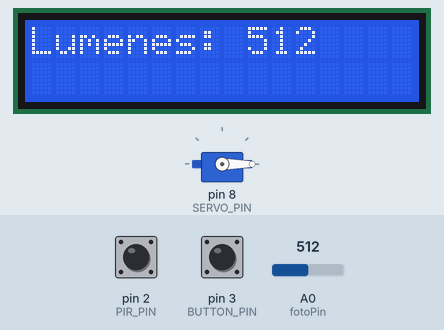
This sketch was run on a simulated Arduino Uno, built with avr-gcc and run on an emulated ATmega328P. On the bench: servo, 16×2 character LCD. The test bench sets the inputs (shaded band); at power-on: A0 (fotoPin) = 512, pin 3 (BUTTON_PIN) HIGH, pin 2 (PIR_PIN) HIGH. What the sketch prints to the serial monitor is not drawn.

Above: at 3.3 s.
3.4 s: A0 (fotoPin) set to 716
At 4.0 s:
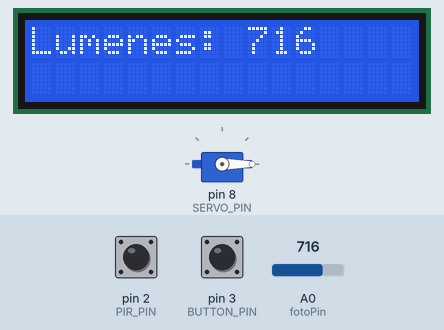
4.9 s: pin 3 (BUTTON_PIN) pulled LOW for 0.15 s
6.5 s: A0 (fotoPin) set to 900
At 7.7 s:
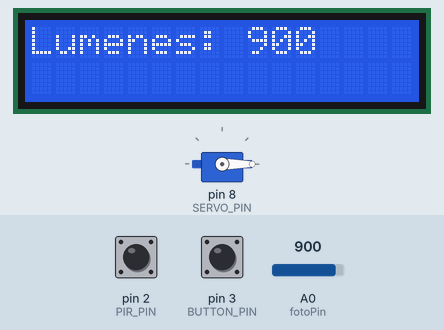
8.0 s: A0 (fotoPin) set to 1023
At 8.8 s:
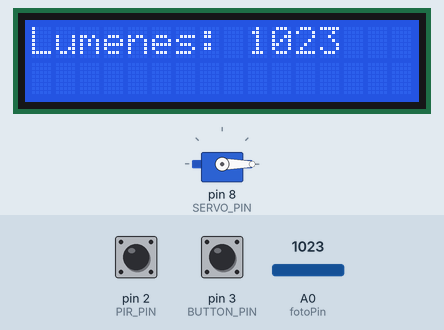
9.5 s: pin 2 (PIR_PIN) pulsed LOW 2 times (0.12 s each, 0.3 s apart)
At 11.0 s:
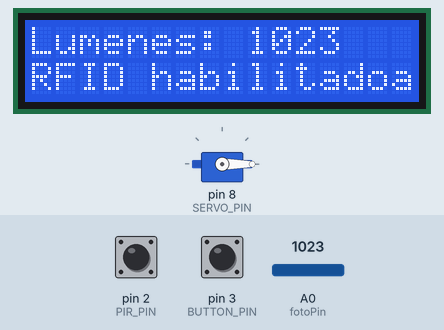
12.1 s: pin 2 (PIR_PIN) pulsed LOW 5 times (0.12 s each, 0.3 s apart)
At 15.0 s:
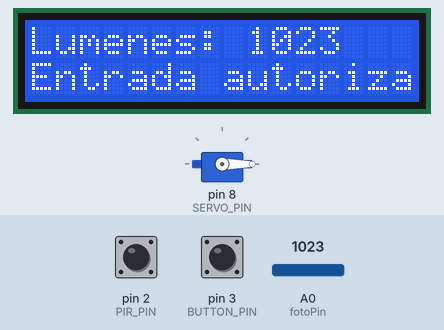
Timing chart, 0 to 16.1 s (numbered marks = the images above; inputs shaded):
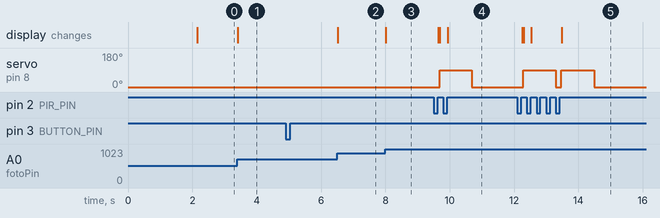

The sketch:

EjemploCompleto.ino
```cpp
/*
ARQUITECTURA DE COMPUTADORES Y ENSAMBLADORES 2
Ejemplo base by @Sebastian Valle
*/

// Librerías para RFID RC522
#include <SPI.h>
#include <MFRC522.h>
#include <Servo.h>
#include <LiquidCrystal_I2C.h>
#include <EEPROM.h>

#define RST_PIN  9 // Pin RC522
#define SS_PIN   10 // Pin RC522
#define PIR_PIN  2 // Sensor PIR
#define BUTTON_PIN 3 // Botón de chequeo
#define SERVO_PIN 8 // Servo de la talanquera
#define IR_PIN  4 // Sensor IR para salida

// Declaración de objetos
MFRC522 mfrc522(SS_PIN, RST_PIN); // RFID
Servo talanquera; // Servo
LiquidCrystal_I2C lcd(0x27, 16, 2); // LCD

// Variables
volatile bool enableRFID = false; // Activación del RFID
volatile bool esSeguro = false; // Salida segura
volatile bool talanqueraState = false; // Estado de la talanquera
volatile bool isEntry = false; // Verificar si es entrada o salida

const int fotoPin = A0; // Pin para el sensor de luz
unsigned long previousMillis = 0;
const long interval = 500;

#define EEPROM_SIZE 512 // Tamaño de la EEPROM
#define UID_LENGTH 4 // Longitud del UID

void setup() {
  Serial.begin(9600);

  // Inicialización del RFID
  SPI.begin();
  mfrc522.PCD_Init();

  talanquera.attach(SERVO_PIN);
  talanquera.write(0);

  lcd.init();
  lcd.backlight();
  lcd.setCursor(0, 0);
  lcd.print("ACE2-A");
  lcd.setCursor(0, 1);
  lcd.print("Sebastian"); // CAMBIAR POR NUMERO DE GRUPO
  delay(2000);
  lcd.clear();

  // Configuración de pines
  pinMode(PIR_PIN, INPUT);
  pinMode(BUTTON_PIN, INPUT_PULLUP);
  pinMode(IR_PIN, INPUT);

  // Interrupciones
  attachInterrupt(digitalPinToInterrupt(PIR_PIN), detectMotion, RISING);
  attachInterrupt(digitalPinToInterrupt(BUTTON_PIN), detectButton, FALLING);

  Serial.println("Sistema iniciado. Esperando movimiento...");
}

void loop() {
  int fotovalue = analogRead(fotoPin);
  lcd.setCursor(0, 0);
  lcd.print("Lumenes: ");
  lcd.print(fotovalue);

  if (millis() - previousMillis >= interval) {
    previousMillis = millis();
    lcd.setCursor(0, 0);
    lcd.print("Lumenes: ");
    lcd.print(fotovalue);
  }

  if (enableRFID) {
    processRFID();

    if (isEntry && esSeguro) {
      talanquera.write(90);
      Serial.println("Entrada autorizada.");
      lcd.setCursor(0, 1);
      lcd.print("Entrada autorizada");
    } else {
      talanquera.write(90);
      Serial.println("Salida autorizada.");
      lcd.setCursor(0, 1);
      lcd.print("Salida autorizada");
    }

    delay(1000);

    talanquera.write(0);

    enableRFID = false;
    Serial.println("Esperando nuevo movimiento...");
  }
}

// Función para detectar movimiento (PIR)
void detectMotion() {
  enableRFID = true;
  Serial.println("Movimiento detectado, RFID habilitado.");
  lcd.setCursor(0, 1);
  lcd.print("RFID habilitado");
}

// Función para manejar la talanquera
void moverTalanquera() {
  talanquera.write(talanqueraState == 0 ? 90 : 0);
  talanqueraState = !talanqueraState;
}

// Función para manejar la lectura del RFID
void processRFID() {
  if (!mfrc522.PICC_IsNewCardPresent()) return;
  if (!mfrc522.PICC_ReadCardSerial()) return;

  printUID(mfrc522);
  MFRC522::Uid uid = mfrc522.uid;

  if (estaUID_EEPROM(uid)) {
    Serial.println("El UID ya está registrado en la EEPROM.");
    /*

    Agregar a LCD
    */
    // Se debe Activar alguna variable bool como entrada
  } else {
    guardarUID_EEPROM(uid);
    Serial.println("Nuevo UID guardado en la EEPROM.");
    /*
    Agregar a LCD
    */
  }

  mfrc522.PICC_HaltA();
}

// Función para detectar el botón de entrada
void detectButton() {
  isEntry = true;
  esSeguro = true;
  Serial.println("Modo: Entrada activado por botón.");
  /*
  Aqui se deberia hacer un IF
  con la variable que activa el RFID o algo similar

  */
}

// Funciones para la EEPROM
void guardarUID_EEPROM(MFRC522::Uid uid) {
    int startAddress = 0;
    while (startAddress < EEPROM_SIZE - UID_LENGTH) {
        bool emptySpace = true;
        for (int i = 0; i < UID_LENGTH; i++) {
            if (EEPROM.read(startAddress + i) != 0xFF) {
                emptySpace = false;
                break;
            }
        }
        if (emptySpace) {
            for (int i = 0; i < UID_LENGTH; i++) {
                EEPROM.write(startAddress + i, uid.uidByte[i]);
            }
            Serial.println("UID guardado en EEPROM.");
            return;
        }
        startAddress += UID_LENGTH;
    }
    Serial.println("EEPROM llena. No se pudo guardar el UID.");
}

bool estaUID_EEPROM(MFRC522::Uid uid) {
    int startAddress = 0;
    while (startAddress < EEPROM_SIZE - UID_LENGTH) {
        bool match = true;
        for (int i = 0; i < UID_LENGTH; i++) {
            if (EEPROM.read(startAddress + i) != uid.uidByte[i]) {
                match = false;
                break;
            }
        }
        if (match) {
            Serial.println("UID encontrado en EEPROM.");
            return true;
        }
        startAddress += UID_LENGTH;
    }
    Serial.println("UID no encontrado en EEPROM.");
    return false;
}

void eliminarUID_EEPROM(MFRC522::Uid uid) {
    int startAddress = 0;
    while (startAddress < EEPROM_SIZE - UID_LENGTH) {
        bool match = true;
        for (int i = 0; i < UID_LENGTH; i++) {
            if (EEPROM.read(startAddress + i) != uid.uidByte[i]) {
                match = false;
                break;
            }
        }
        if (match) {
            for (int i = 0; i < UID_LENGTH; i++) {
                EEPROM.write(startAddress + i, 0xFF);
            }
            Serial.println("UID eliminado de EEPROM.");
            return;
        }
        startAddress += UID_LENGTH;
    }
    Serial.println("UID no encontrado en EEPROM.");
}

// Imprimir el UID leído
void printUID(MFRC522 mfrc522) {
    Serial.print("UID: ");
    for (byte i = 0; i < mfrc522.uid.size; i++) {
        Serial.print(mfrc522.uid.uidByte[i] < 0x10 ? " 0" : " ");
        Serial.print(mfrc522.uid.uidByte[i], HEX);
    }
    Serial.println();
}
```

Measured:
- after the input at 3.4 s, the display: changes at once (image 1)
- after the input at 4.9 s, every drawn part: stays the same
- after the input at 6.5 s, the display: changes at once (image 2)
- after the input at 8.0 s, the display: changes at once (image 3)
- after the input at 9.5 s, servo on pin 8 (SERVO_PIN): 0° → 90° after 0.19 s, → 0° 1.0 s later; the display: first changes after 0.15 s (image 4 shows a later state)
- after the input at 12.1 s, servo on pin 8 (SERVO_PIN): alternates 90° for 1.0 s and 0° for 0.17 s, starting after 0.18 s; the display: first changes after 0.15 s (image 5 shows a later state)
